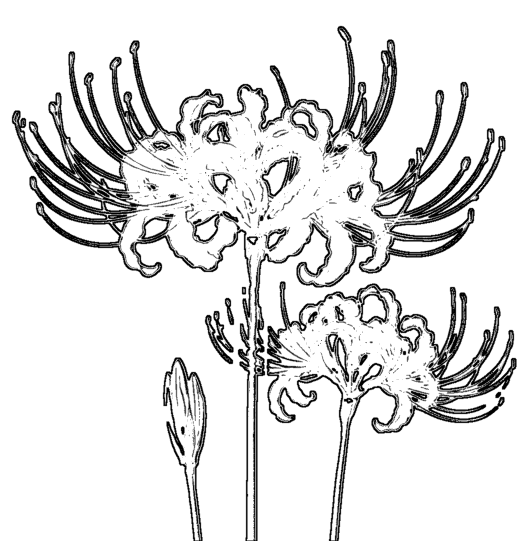
#> input picture site/art/detail.png, 1050 x 1082 px, given in place of solid.png, which was not available (shown at 1/2 size)
$ python order.py ../art/detail.png
#> lines starting #> are read from the running program, lines starting #| are printed output that depends on the picture; after the words box and inside, x2 and y2 are one past the last pixel; in counts of white or black regions, pixels touching at a corner belong together; pictures that were not available may be replaced by others from this repository, and a replacement may not be noted
"""Work out the order in which the lily is drawn.

Usage: python -I order.py <art folder>

Reads solid.png (the flower's silhouette) and writes two maps the size of the
silhouette's frame, each a black image whose alpha says how early a point is
reached (opaque = first, faint = last, clear = not part of the flower):

  ground.png  travelling up through the plant from where the stems meet the
              ground, so it grows: stems, heads, then out along every stamen
  heart.png   travelling through the plant from the heart of the main head,
              so ink spreads: tepals, stamens, the second head, down the stems
"""
import sys
from collections import deque
from pathlib import Path

import numpy as np
from PIL import Image, ImageFilter

art = Path(sys.argv[1])
solid = Image.open(art / "solid.png").getchannel("A")
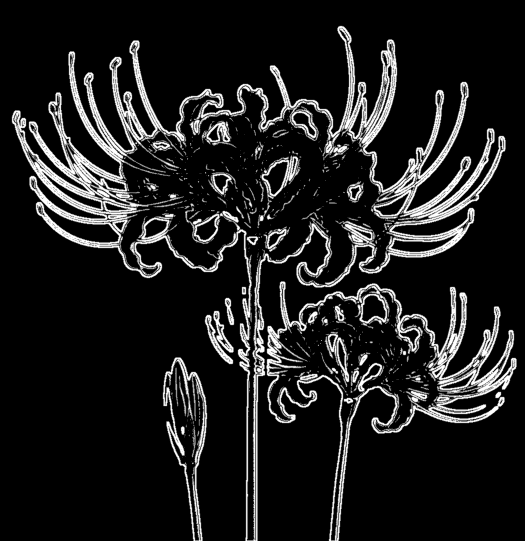
#> solid: PIL image 1050x1082 L (shown at 1/2 size); min 0, max 255, mean 30.1
W = 480
H = round(solid.height * W / solid.width)
#> H = 495
# A little wider than the silhouette, so the outline and thin stamens are inside it.
inside = np.asarray(solid.resize((W, H), Image.LANCZOS).filter(ImageFilter.MaxFilter(5))) > 60
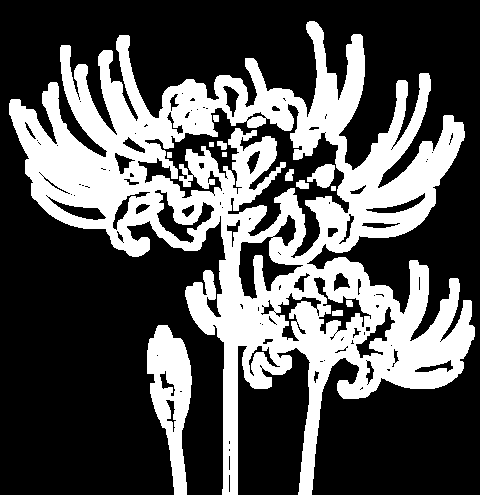
#> inside: shape (495, 480) bool; 33.5% white; 13 white regions, largest, box (x1, y1, x2, y2) and area: (9, 21, 475, 495) 74387, (147, 325, 192, 495) 4224, (307, 164, 335, 188) 420


def travel(seeds):
    """Distance from the seeds to every point, moving only through the plant."""
    dist = np.full((H, W), np.inf, dtype=np.float32)
    queue = deque()
    for y, x in seeds:
        if inside[y, x]:
            dist[y, x] = 0
            queue.append((y, x))
    steps = [(-1, 0, 1), (1, 0, 1), (0, -1, 1), (0, 1, 1), (-1, -1, 1.414), (-1, 1, 1.414), (1, -1, 1.414), (1, 1, 1.414)]
    while queue:  # a queue is enough here: step costs are close to equal
        y, x = queue.popleft()
        d = dist[y, x]
        for dy, dx, cost in steps:
            ny, nx = y + dy, x + dx
            if 0 <= ny < H and 0 <= nx < W and inside[ny, nx] and d + cost < dist[ny, nx]:
                dist[ny, nx] = d + cost
                queue.append((ny, nx))
    reached = np.isfinite(dist)
    far = dist[reached].max()
    # Parts cut off from the seeds (a stray stamen tip) come last rather than never.
    dist = np.where(inside & ~reached, far, dist)
    return np.where(inside, dist / far, 0), reached.sum() / inside.sum()


def save(order, name, gamma):
    alpha = np.where(inside, 255 - (order ** gamma) * 200, 0).astype(np.uint8)
    image = Image.new("RGBA", (W, H), (0, 0, 0, 0))
    image.putalpha(Image.fromarray(alpha).filter(ImageFilter.GaussianBlur(0.6)))
    image.save(art / name, optimize=True)
    print(name, (W, H), (art / name).stat().st_size)


ground, part = travel([(H - 1, x) for x in range(W)] + [(H - 2, x) for x in range(W)])
#> after the loop in travel, `for y, x in seeds:`: dist: shape (495, 480) float32; 99.96% of the values are NaN or infinite; the others: min 0, max 0, mean 0
#> the loop in travel, `while queue:` made 167692 passes
#> (y, x) on passes 1 to 3: (494, 174), (494, 175), (494, 176)
#> after the loop in travel, `while queue:`:
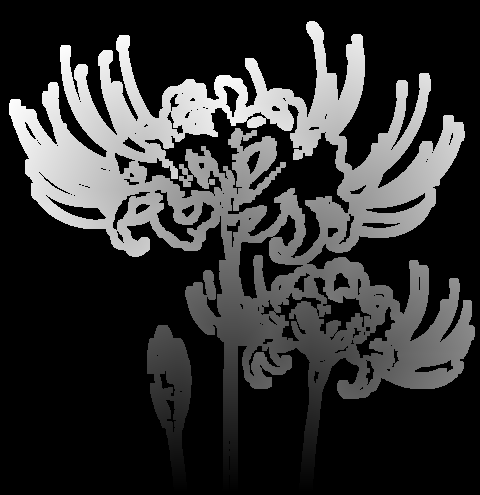
#> dist: shape (495, 480) float32; 66.91% of the values are NaN or infinite; the others: min 0, max 542.1, mean 319.3; drawn with min black, max white, NaN and infinite black
#> in travel, `reached = np.isfinite(dist)`:
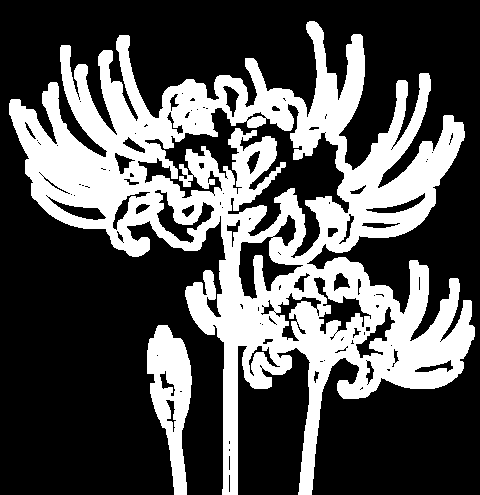
#> reached: shape (495, 480) bool; 33.1% white; 2 white regions, box (x1, y1, x2, y2) and area: (9, 21, 475, 495) 74387, (147, 325, 192, 495) 4224
#> in travel, `far = dist[reached].max()`: far = 542.1
#> part = 0.989
print("reached from the ground:", round(float(part), 3))
#| reached from the ground: 0.989
save(ground, "ground.png", 0.8)
#> in save, `alpha = np.where(inside, 255 - (order ** gamma) * 200, 0).astype(np.ui..`:
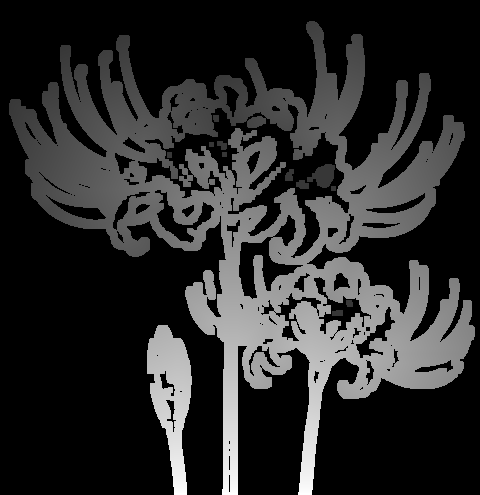
#> alpha: shape (495, 480); min 0, max 255, mean 41.8
#> in save, `image = Image.new("RGBA", (W, H), (0, 0, 0, 0))`: image: PIL image 480x495 RGBA; every value is 0
#> in save, `image.putalpha(Image.fromarray(alpha).filter(ImageFilter.GaussianBlur(..`:
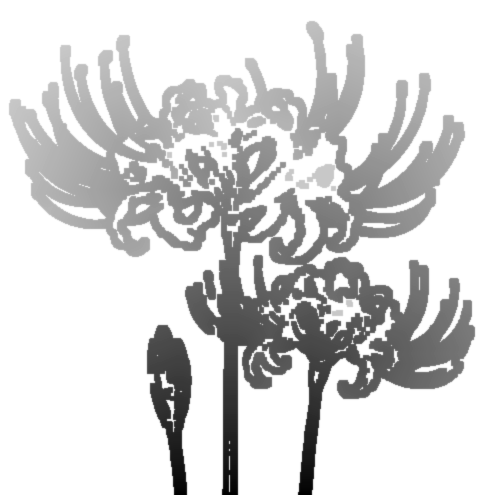
#> image: PIL image 480x495 RGBA; mean R, G, B, A 0, 0, 0, 41.8; transparent parts drawn white
#> (the run stopped early here; a loop or call above may not have finished)

$ run again, on site/art/tones.png
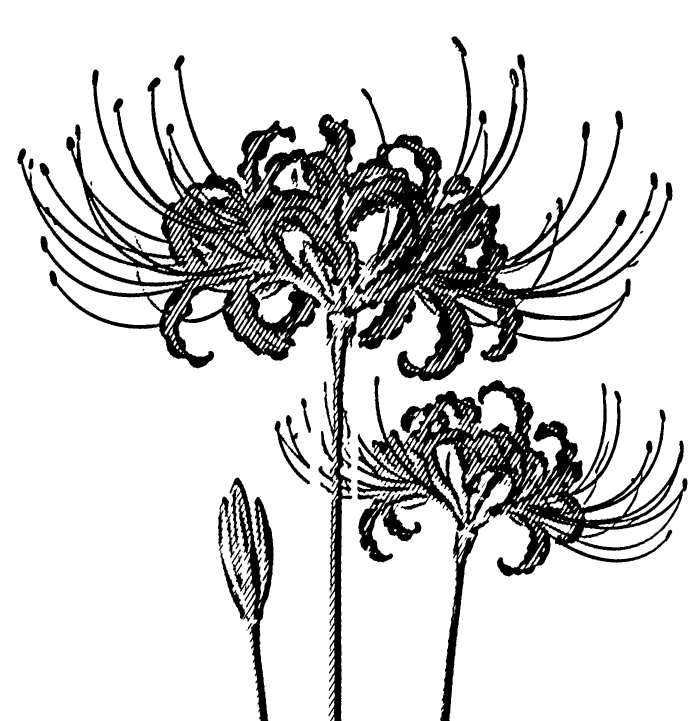
#> input picture site/art/tones.png, 700 x 721 px, given in place of solid.png, which was not available
#> `inside = np.asarray(solid.resize((W, H), Image.LANCZOS).filter(ImageFi..`:
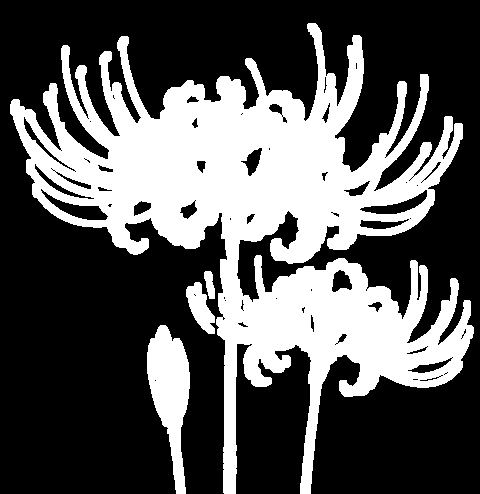
#> inside: shape (494, 480) bool; 34.5% white; 4 white regions, box (x1, y1, x2, y2) and area: (10, 23, 474, 494) 76653, (147, 325, 190, 494) 4038, (186, 282, 215, 334) 825, (204, 271, 215, 299) 212
#> the loop in travel, `while queue:` made 256879 passes
#> (y, x) on passes 1 to 3: (493, 176), (493, 177), (493, 178)
#> reached: shape (494, 480) bool; 34% white; 2 white regions, box (x1, y1, x2, y2) and area: (10, 23, 474, 494) 76653, (147, 325, 190, 494) 4038
#> far = 540.2
#> part = 0.987
#| reached from the ground: 0.987
#> in save, `image.putalpha(Image.fromarray(alpha).filter(ImageFilter.GaussianBlur(..`:
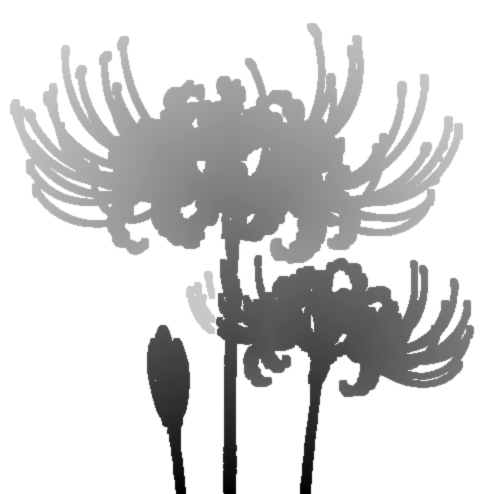
#> image: PIL image 480x494 RGBA; mean R, G, B, A 0, 0, 0, 43; transparent parts drawn white
